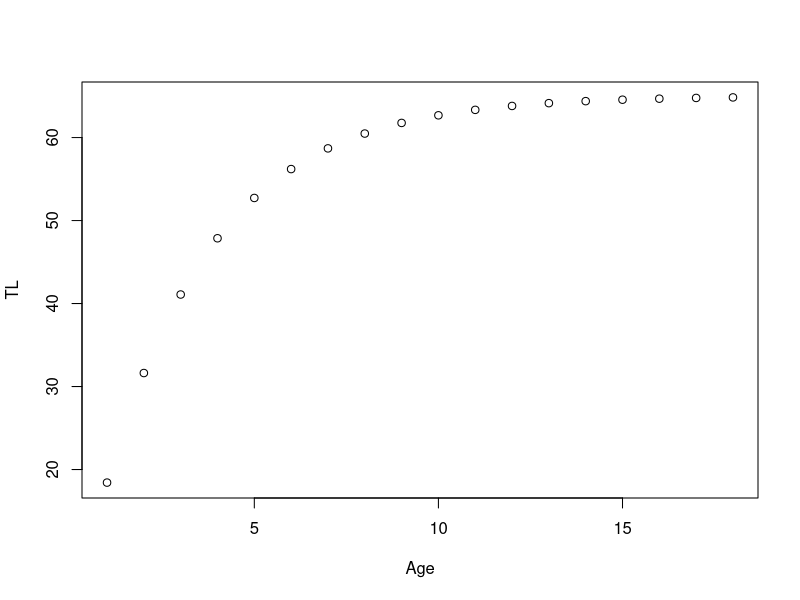
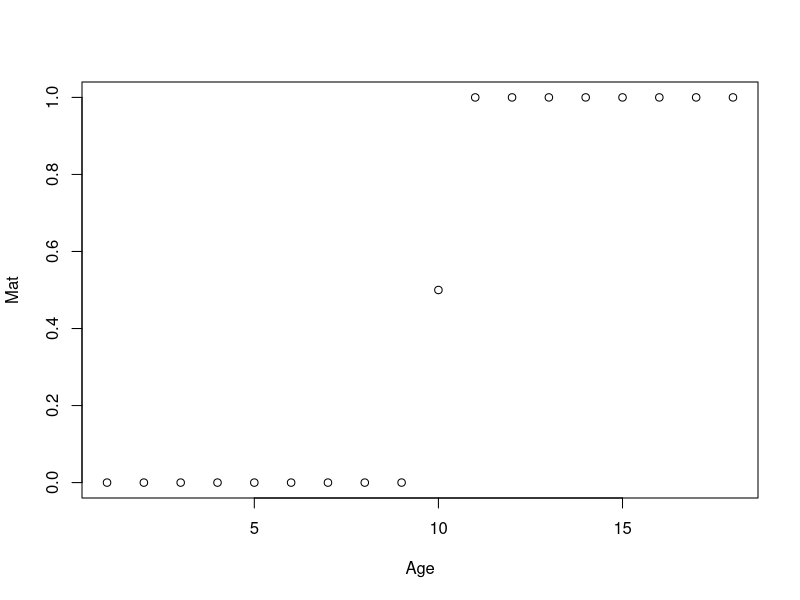
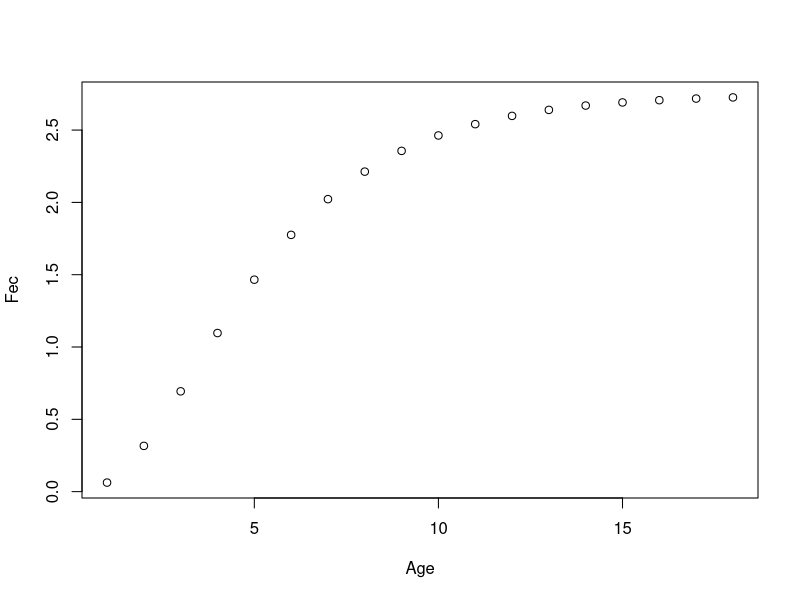
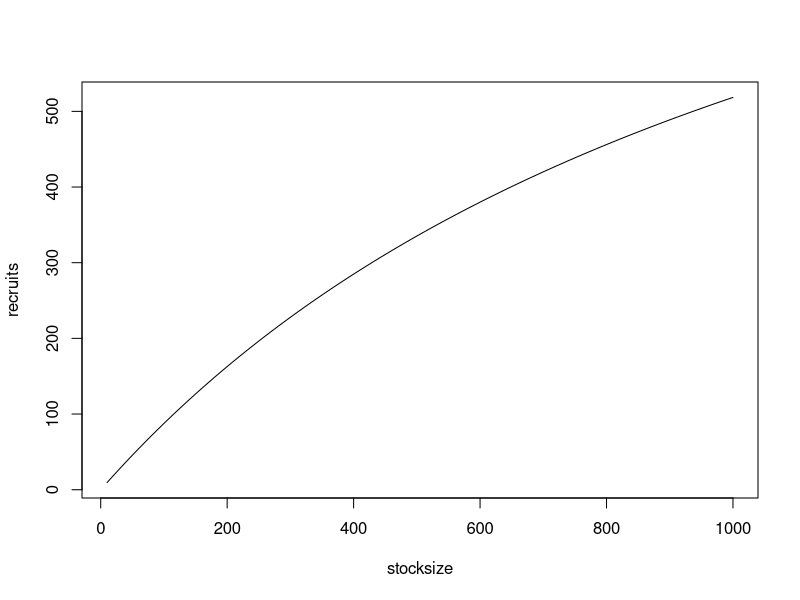
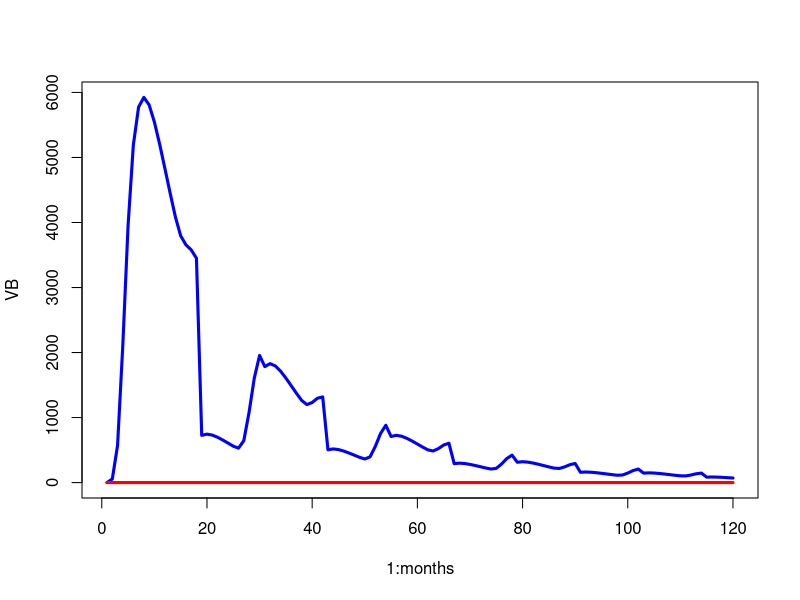
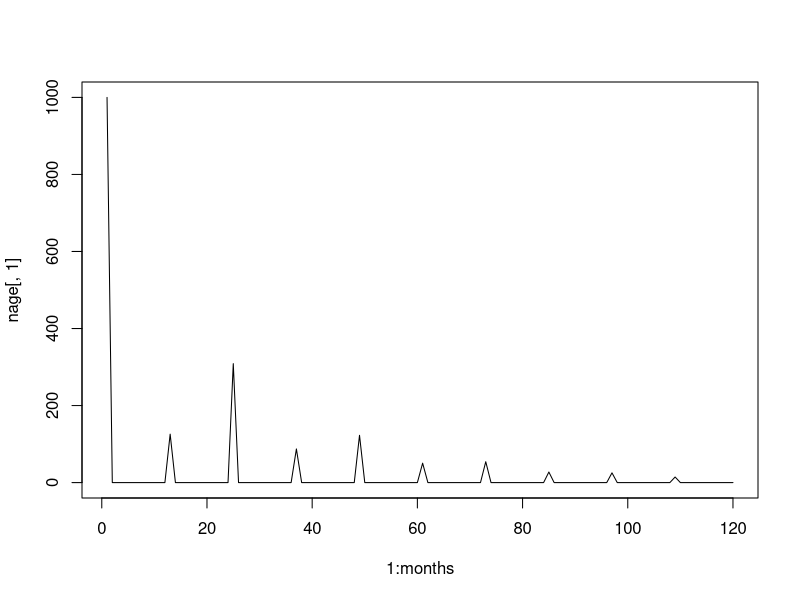

These figures' R source, in order:
### 10/30/2020 Turning generic AS model into monthly scallops 
#   -first make monthly
#   -then input more realistic scallop parms

### Remaining to do:
#     -Probably want to allow the scallops to live maybe 18 months? This would also allow for the possibility that some scallops can
#           -spawn twice. Seems ballpark that this would be a proportion <50% but greater than 10%
#     -make harvest season explicit (i.e. vulnerability off of age or month as opposed to size) or having a vul to harvest and vul to retention
#     -deal with animals that can spawn before they're killed, so need an aggregator to sum eggs in non-recruit months.
#     -consider spatial issues




rm(list = ls())

################################################################################
# Parameters #
################################################################################

### Constants, life history and fishery ###
  amax = 18    #Going to be changed to 18, maximum age, in months *possibly taken from Geiger 2010
  Ro = 1000       #recruitment at unfished conditions *made up, theoretical
  CR = 8          #recruitment compensation ratio *guessed, could look back at CR of other bivalves
  vbk = 4/12      #von bertelanfy metabolic parameter *initially guessed by manually matching to barber and blake, lines kinda up with Wolf & Mendo
  vblinf = 65     #von bertelanfy length infinity parameter, mm shell height *from Geiger
  vbt0 = 0        #von bertelanfy t0 parameter *made up
  alw = 0.0001   #length weight alometry parameter, just altered so asympt. wt = ~ 1 oz, probably *Made up, Jen is going to check on data for this
  alwb = 3        #length weight alometry b parm
  #next 3 parms may be informed by Jen's current study 
  wmat = 12       #weight at maturity *values tied to when we thought 50% maturity occurred in months, then to weights, so this changes with alw
  amat = 10       #age at 50% maturity
  msd = .1        #standard deviation of maturity *made up, will update
  vlh = 50        #length at 50% vulnerability *guessed, Jen will check on histograms
  vsd = 5        #standard deviation of length at 50% vulnerability
  M = 0.2        #natural mortality *Jen's work had the monthly of .17 - .23 (daily 0.0057 - 0.0078) *intial guess was 0.35       
  TLref = vblinf*0.5  #this is the reference length for M--i.e. at what length are we assuming length-invariant M is being measured. 
                      #So, the M=0.35 above is saying M is constant over all ages/sizes, which is probably wrong. But to use the Lorenzen-type 
                      #mortality scaling, we need to say what the constant M is representing.
  lorenzc = 1     #exponent of the scaling of mortality with length. 

  effort=0     #fixing effort at a constant level, so changing to deterministic (non-dynamic) effort
  q=0.0003        #fixing q at a constant
  U = 0           #harvest rate, used for equilibrium calculations only. In the model harvest rate (hr) is used as 1-exp(-effort *catchability), allowing for time varying effort
 
### Age-specifc vectors ###
  Age = seq(1,amax)                             #Age
  TL = vblinf*(1-exp(-vbk*(Age-vbt0)))          #Total length
  Wt = (alw*(TL)^alwb)                          #Weight
  Vul = 1/(1+exp(-(TL-vlh)/vsd))                #Vulnerability
  #Surv = (1+vblinf/TL*(exp(vbk)-1))^(-M/vbk)    #Survival in each time step, could have alterantively done: exp(-Madult*linf/base_len)
  Surv = exp(-(M*TLref/TL))^lorenzc             #another, simpler way of looking at age-varying survival. Note this will produce more variation than the above method
  Lo = vector(length=amax); Lo[1]=1;  for (i in 2:amax){Lo[i]=Lo[i-1]*Surv[i-1]}; #Lo[Amax] = Lo[(Amax-1)]*surv[(Amax-1)]/(1-surv[(Amax-1)])       #survivorship in unfished condtions with special survivorship for terminal age
  Lfished = vector(length=amax); Lfished[1]=1;  for (i in 2:amax){Lfished[i]=Lfished[i-1]*Surv[i-1]*(1-U*Vul[i-1])}; #Lfished[Amax] = Lfished[(Amax-1)]*surv[(Amax-1)]*(1-U*vul[(Amax-1)])/(1-surv[(Amax-1)]*(1-U*vul[(Amax-1)]))       #Standard with special calculation for terminal fished survivorship

  Mat = 1/(1+exp(-(Age-amat)/msd))                #Vulnerability
  Fec = .1*Wt # the 0.1 is from the Barber & Blake paper, but Jen will double check
  #Fec = ifelse((Wt-Wt[amat])<0,0,Wt-Wt[amat])           #Fecundity

plot(Age, TL)
plot(Age, Mat)
plot(Age, Fec)

### Calculations from vectors ###
  epro = sum(Lo*Fec)                    #eggs-per-recruit unfished conditions
  eprf = sum(Lfished*Fec)               #eggs-per-recruit fished conditions
  bpro = sum(Wt,Lo)                     #biomass-per-recruit unfished conditions
  npro = sum(Lo)                        #numbers-per-recruit unfished conditions
  vbpro = sum(Vul*Wt*Lo)                #vulnerable biomass per recruit unfished conditions
  vbprf = sum(Vul*Wt*Lfished)           #vulnerable biomiass per recruit fished conditions
  spr = epro/eprf                       #spawning potential ratio
  bo = Ro*bpro                          #biomass at unfished condtions
  no = Ro*npro                          #numbers at unfished conditions
  vbo = Ro*vbpro                        #vulnerable biomass at unfished conditions
  #recruitment parms and calcs#
  ### THESE NEED TO BE ADJUSTMENT TO DEAL WITH PROP SPAWN
    bha = CR/epro                         #beverton holt a parm
    bhb = (CR-1)/(Ro*epro)                #beverton holt b parm
    r.eq = (bha*eprf-1)/(bhb*eprf)        #equilibrium recruitment
    yield.eq = U*vbprf*r.eq

    #looking at the beverton holt stock-recruit relationships--you can change CR and re-run to see how this changes
      stocksize <- seq(10, 1000, length.out=100)
      recruits <- bha*stocksize/(1+bhb*stocksize)
      plot(stocksize,recruits, type="l")

################################################################################
### time and age dynamics ###
################################################################################
  months = 120
  #setting up space for model outputs
    eggs = vector(length=months); N=vector(length=months); B=vector(length=months); VB=vector(length=months); hr=vector(length=months); 
    yield = vector(length=months); cpue = vector(length=months); qt = vector(length=months); et = vector(length=months); 

  #numbers at age of fish
  nage = matrix(0,months,amax)                                                     #set up matrix
      #initializing first year age structure
      nage[1,1]=Ro#*Lo                                                              #numbers at age, year 1
      nage[cbind(1:amax,1:amax)] <- Ro*Lo
      #initializing first year of all year dependent values, note, these must go in a specific order
      prop_spawn<-c(0,0,0,0,0,0.1,0.2,0.5,0.8,0.8,0.2,0.1)                          #proportion of indv that spawn in each month (across ages), currently dummy values 
      prop_spawn <- prop_spawn/sum(prop_spawn) ### requires adjustment of a/b BH rec
      prop_2spawn <- c(0.3,0.5,1,0,0,0,0,0,0,0,0,0)
      prop_2spawn <- prop_2spawn/sum(prop_2spawn) ### requires adjustment of a/b BH rec

      prop_bspawn <- prop_spawn + prop_2spawn
      #proc_err[1] = 0 #rnorm(1,0,sdpro)                                          #first value of process error
      N[1] = sum(nage[1,])                                                        #first value of total numbers
      B[1] = sum(nage[1,]*Wt)                                                     #first value of total biomass
      VB[1] = sum(nage[1,]*Wt*Vul)                                                #first value of vulernable biomass
      qt[1] = q                                                                   #Here fixing q at a constant
      et[1] = effort                                                              #Here fixing effort at a constant
      hr[1] = 1-exp(-qt[1]*et[1])                                                 #first value of harvest rate
      yield[1] = hr[1]*VB [1]                                                     #first value of yield
      cpue[1] = yield[1]/et[1]                                                    #first value of cpue

      eggs <- rep(0, months)                                                          #Filling in eggs (in each month) vector with zeroes
      egg.m <- rep
      #calculations for vectors--i.e. year but not age varying components of model
      for( i in 2:months) {
        #recruitment
          nage[i,1] = 0              #the recruitment without process error
          if(i %% 12==1){
            eggs[i-1] <- sum((Fec * Mat * t(nage[(i-12):(i-1),])) %*% diag(prop_bspawn))
            nage[i,1] = bha*eggs[i-1]/(1+bhb*eggs[i-1])              #the recruitment without process error
               }

        #nage[i,1] = bha*eggs[i-1]/(1+bhb*eggs[i-1])              #the recruitment without process error
        #nage[i,1] = bha*eggs[i-1]/(1+bhb*eggs[i-1])*exp(proc_err[i-1])              #the recruitment each year, a product of beverton holt, eggs, and process error ****note this is going to be changed to be a function of a habitat dependent b parmameter, see DD habitat excel file

          for(j in 2:amax) {
            nage[i,j] = nage[i-1,j-1]*Surv[j-1]*(1-Vul[j-1]*hr[i-1])
          }
          
        N[i] = sum(nage[i,])                                                      #total numbers, sum of numbers at each age
        B[i] = sum(nage[i,]*Wt)                                                   #total biomass, sum of numbers at age * weight at age
        VB[i] = sum(nage[i,]*Wt*Vul)                                              #vulernable biomass, sum of numbers at age * weight at age * vul at age
        qt[i] = q                                                                  #catchability when fixed as a constant
        et[i] = effort                                                             #effort when fixed as a constant
        hr[i] = 1-exp(-qt[i]*et[i])                                                #harvest rate, depends on effort and q
        yield[i] = hr[i]*VB [i]                                                    #yield, dependent on hr and vulnerable biomass
        cpue[i] = yield[i]/et[i]                                                   #cpue, yeild/effort
      }

################################################################################
### Report ###
################################################################################
  #Simple plot of VB, effort
    plot(1:months, VB, type="l", col="blue", lwd=3, ylim=c(0, max(VB)))
    lines(1:months, et, col="red", lwd=3)

    plot(1:months, nage[,1], type='l')

